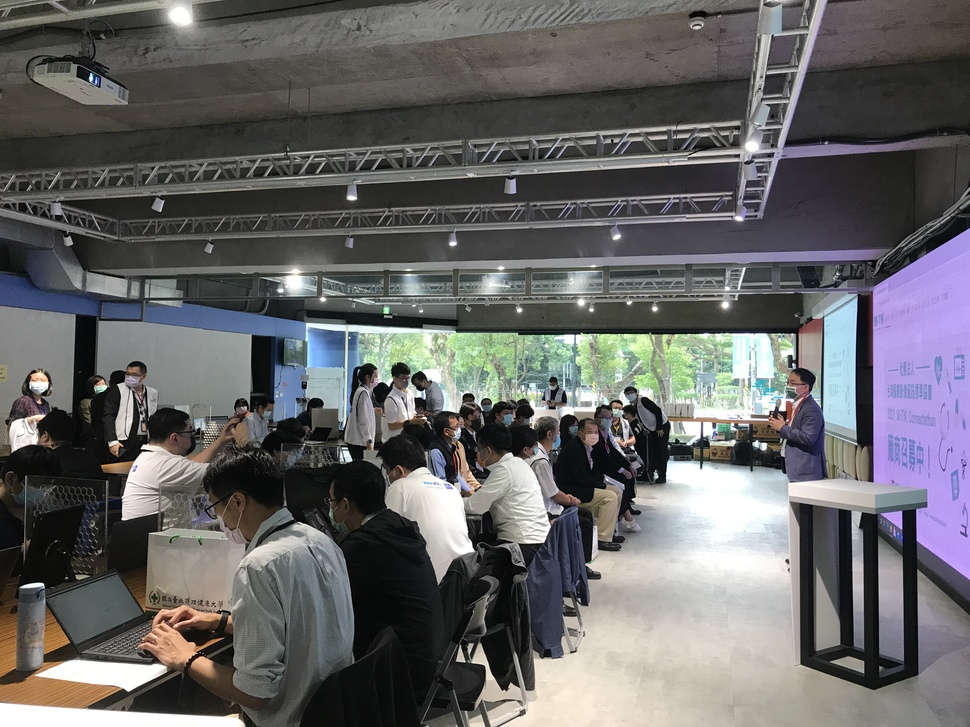
#> input picture OPENCV_ROC/IMG_5349.JPG, 970 x 727 px, shrunk from 4032 x 3024 before the run
$ python 3-1-3.py
#> lines starting #> are read from the running program, lines starting #| are printed output that depends on the picture
import cv2
import numpy as np

img1=cv2.imread("IMG_5349.JPG",1)
#> img1 is the input picture: shape (727, 970, 3); mean B, G, R 101.7, 101.3, 101.8

img2=np.full(img1.shape,(100,100,100),np.uint8)

img3=cv2.absdiff(img1,img2)
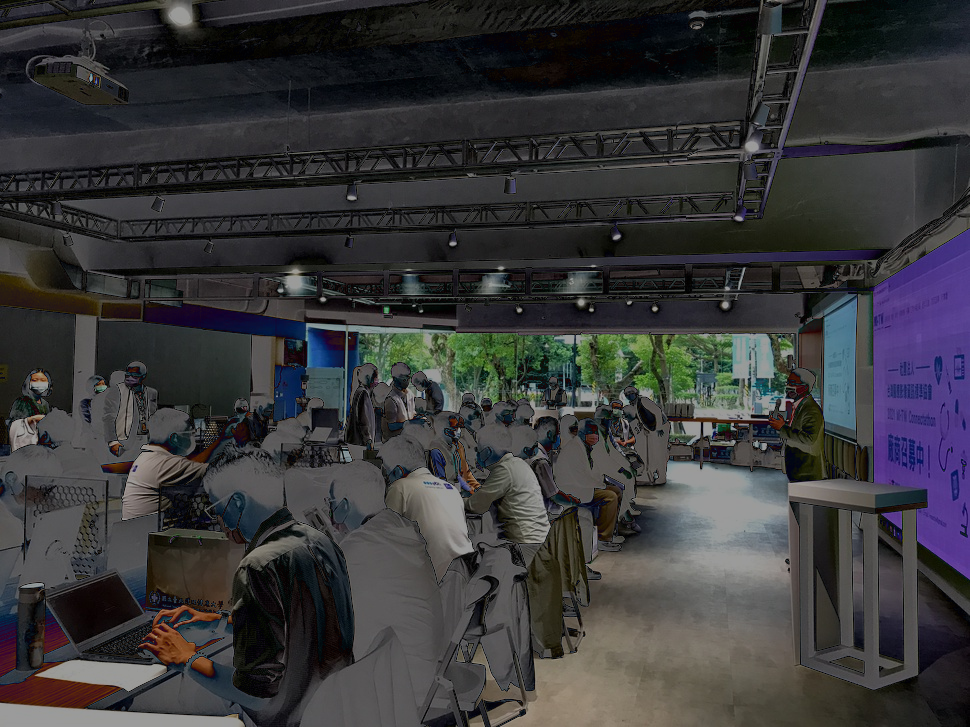
#> img3: shape (727, 970, 3); mean B, G, R 57.6, 55.8, 56.1

cv2.imshow("Image 1",img1)
cv2.imshow("Image 2",img2)
cv2.imshow("Image 3",img3)
cv2.waitKey(0)
cv2.destroyAllWindows()

$ run again, with OPENCV_ROC/IMG_01.jpg copied over OPENCV_ROC/IMG_5349.JPG
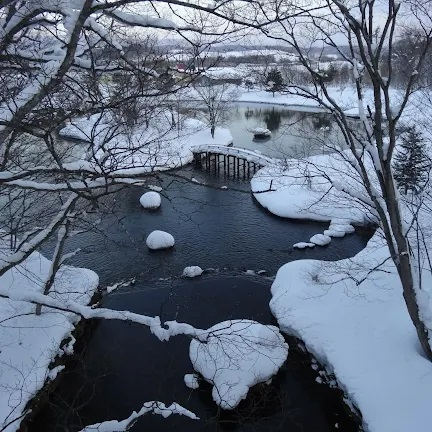
#> input picture OPENCV_ROC/IMG_01.jpg, 432 x 432 px
#> img1 is the input picture: shape (432, 432, 3); mean B, G, R 124.8, 107.1, 95.6
#> `img3=cv2.absdiff(img1,img2)`:
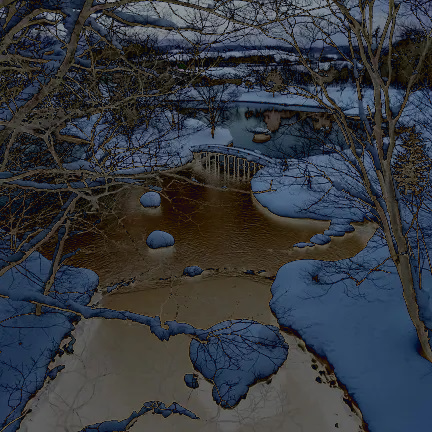
#> img3: shape (432, 432, 3); mean B, G, R 63.9, 57.3, 53

$ run again, with OPENCV_ROC/01.jpg copied over OPENCV_ROC/IMG_5349.JPG
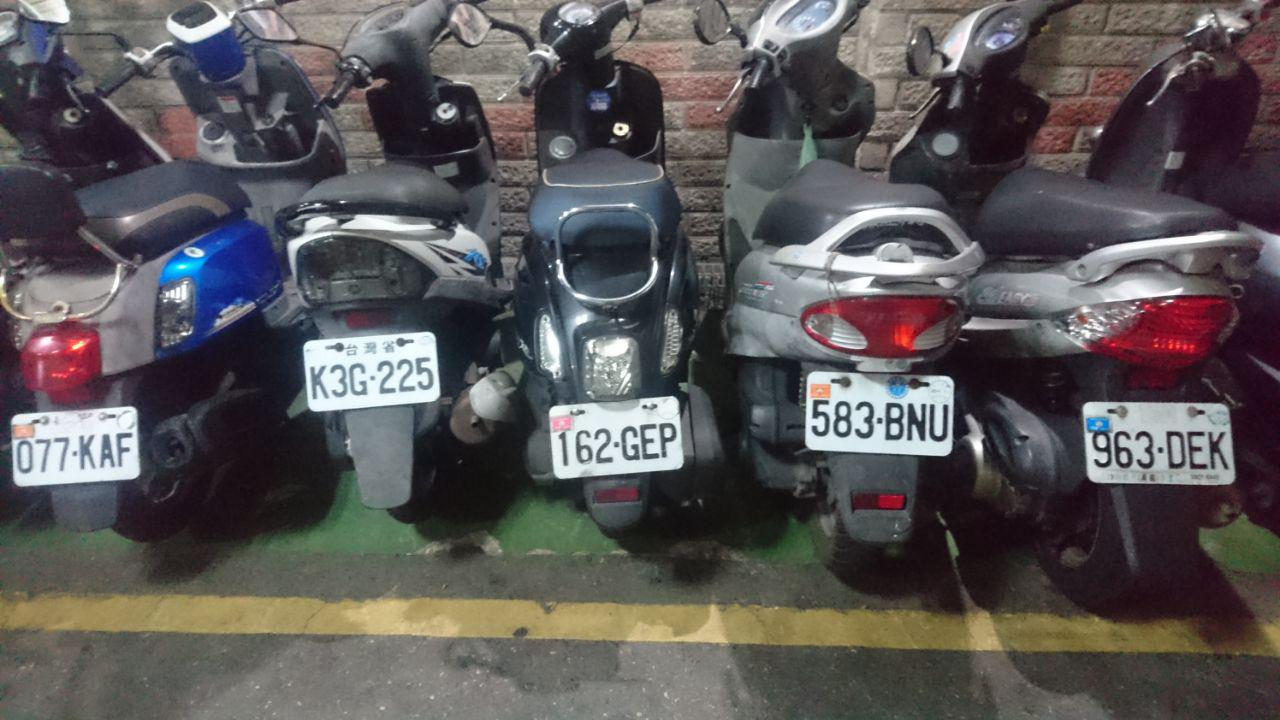
#> input picture OPENCV_ROC/01.jpg, 1280 x 720 px
#> img1 is the input picture: shape (720, 1280, 3); mean B, G, R 86.4, 85.4, 89.1
#> `img3=cv2.absdiff(img1,img2)`:
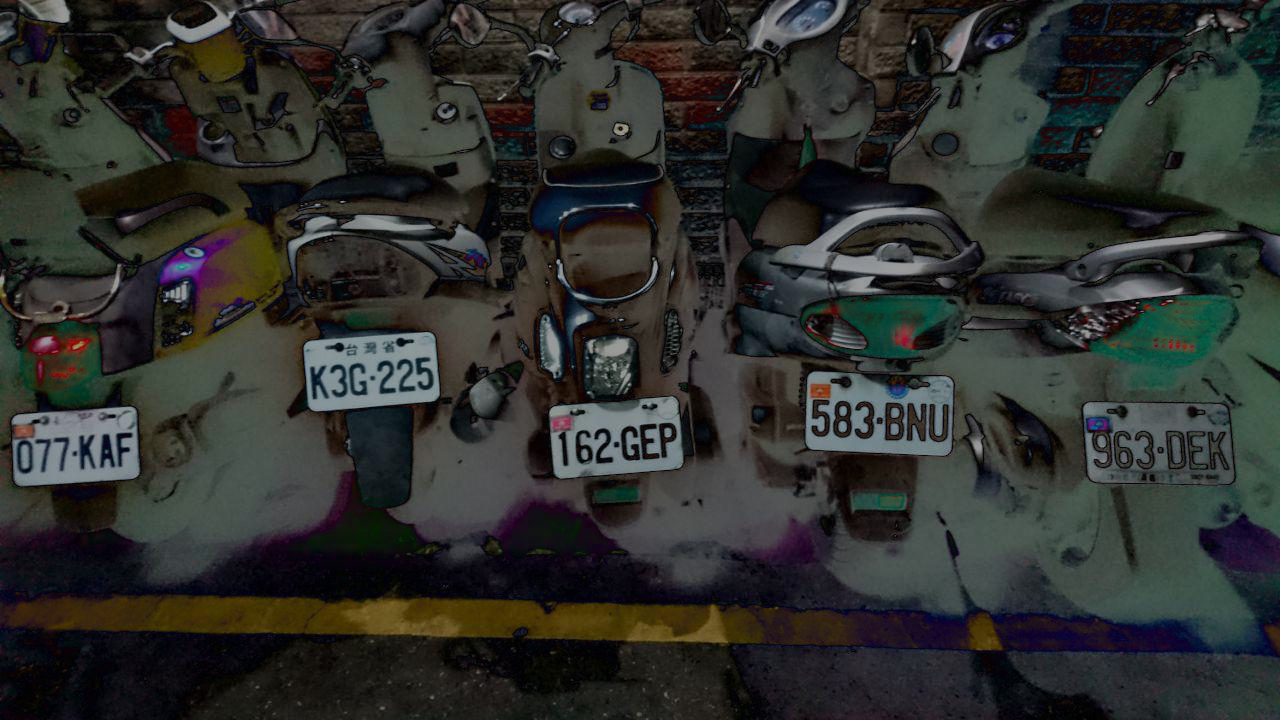
#> img3: shape (720, 1280, 3); mean B, G, R 44.5, 47.6, 45.7

$ run again, with OPENCV_ROC/Tank_01.jpg copied over OPENCV_ROC/IMG_5349.JPG
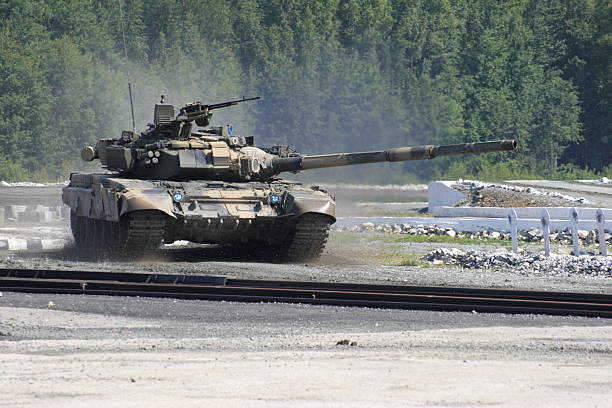
#> input picture OPENCV_ROC/Tank_01.jpg, 612 x 408 px
#> img1 is the input picture: shape (408, 612, 3); mean B, G, R 129, 130.9, 125.8
#> `img3=cv2.absdiff(img1,img2)`:
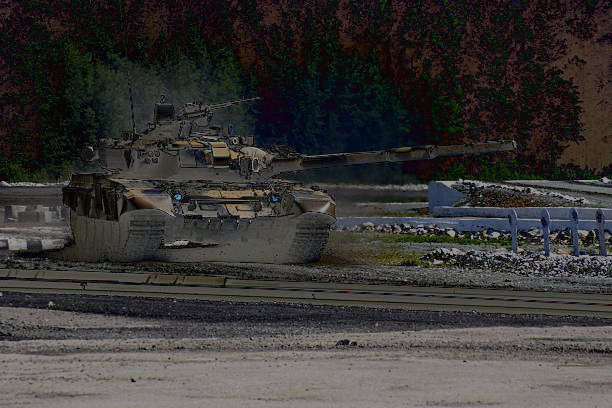
#> img3: shape (408, 612, 3); mean B, G, R 53.6, 55.7, 57.4
